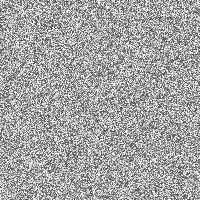
Frame 1 (no input)
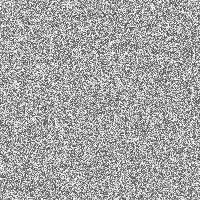
Frame 60 (the mouse pressed at the canvas centre just before this capture)
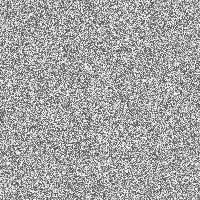
Frame 120 (the mouse held since frame 60 and released just before this capture)

The Processing sketch that drew these frames (run headless with seeded random() and noise(); from frame 60 on, the mouse is pressed at the canvas centre):

// Processing sketch: Exp13_10
// ── Exp13_10.pde
void setup(){
  size(200,200);
  
}

void draw(){
  background(255);
  int cols=width;
  int rows=height;
  
  int[][] myArray=new int[cols][rows];
  
  for(int i=0;i<cols;i++){
    for(int j=0;j<rows;j++){
      myArray[i][j]=int(random(255));
    }
  }
  
  for(int i=0;i<cols;i++){
    for(int j=0;j<rows;j++){
      stroke(myArray[i][j]);
      point(i,j);
    }
  }
}
